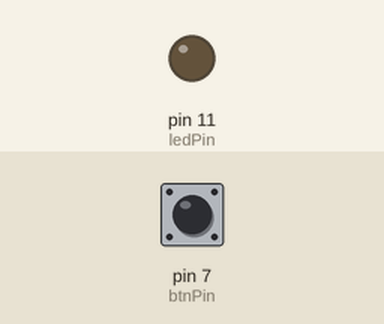
Bench run of a sketch on a simulated Arduino Leonardo, built with avr-gcc and run on an emulated ATmega32U4. Shown: output pins drawn as LEDs (lit = HIGH). Dashed ring = blinking. The inputs (shaded band) are chosen by the test bench; at power-on: pin 7 (btnPin) LOW. USB keyboard and mouse output is not drawn.

Above: at 1.25 s.
1.3 s: pin 7 (btnPin) pulled HIGH for 0.15 s
At 1.9 s:
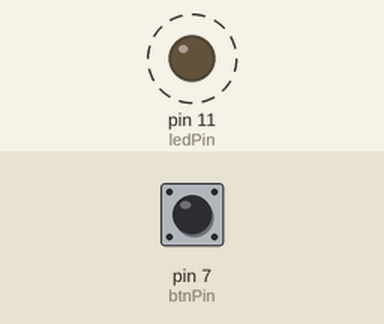
4.4 s: pin 7 (btnPin) pulled HIGH for 3.2 s
At 6.5 s:
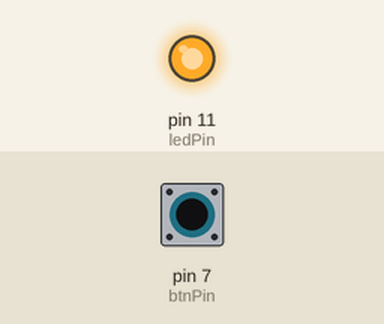
Timing chart, 0 to 15.1 s (numbered marks = the images above; inputs shaded):
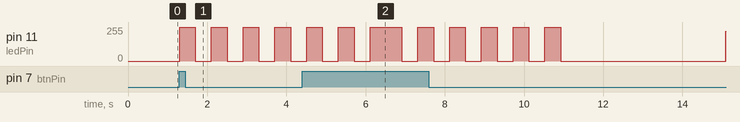

The sketch:

button.ino
```cpp
//BUTTON for .GIF CAM

#include <Keyboard.h>

int btnPin = 7;
int ledPin = 11;

unsigned long currentTime = 0;

//which state? pulsing calm or blinking rapidly?
bool activeState = false;
int stateReturnInterval = 5000;
unsigned long activationTime = 0;

//values for pulsing
int ledStrength = 0;
bool ledShift = true;
int pulseUpdateStep = 1;
int pulseUpdateInterval = 4;
unsigned long pulseLastUpdate = 0;

//values for blinking
bool ledState = false;
int blinkUpdateInterval = 400;
unsigned long blinkLastUpdate = 0;


void setup() {
  pinMode(btnPin, INPUT);
  pinMode(ledPin, OUTPUT);
  //Serial.begin(9600);
  Keyboard.begin();
}

void loop() {
  //Serial.println(digitalRead(btnPin));
  if(!activeState){
    if(digitalRead(btnPin)){
      //Serial.println("Setting active state");
      setActiveState();
      Keyboard.write(32);
    }
  }
  if(activeState){
    stateTimer();
    blinkLed();
  } else {
    pulseLed();
  }
}

void setActiveState(){
  resetValues();
  activationTime = millis();
  activeState = true;
}

void stateTimer(){
  if(millis() - activationTime > stateReturnInterval){
    activeState = false;
  }
}

void pulseLed(){
  if(millis() - pulseLastUpdate > pulseUpdateInterval){
    //Serial.println("Pulsing");
    if(ledShift == true){
      ledStrength += pulseUpdateStep;
      if(ledStrength >= 245){
        ledShift = !ledShift;
      }
    } else {
      ledStrength -= pulseUpdateStep;

      if(ledStrength <= 0){
        ledShift = !ledShift;
      }
    }
    analogWrite(ledPin, ledStrength);
    pulseLastUpdate = millis();
  }
}

void blinkLed(){
  if(millis() - blinkLastUpdate > blinkUpdateInterval){

    if(ledState){
      digitalWrite(ledPin, LOW);
      ledState = !ledState;
    } else {
      digitalWrite(ledPin, 250);
      ledState = !ledState;
    }
    blinkLastUpdate = millis();
  }
}

void resetValues(){
  ledStrength = 0;
  ledShift = true;
  ledState = false;
}
```
